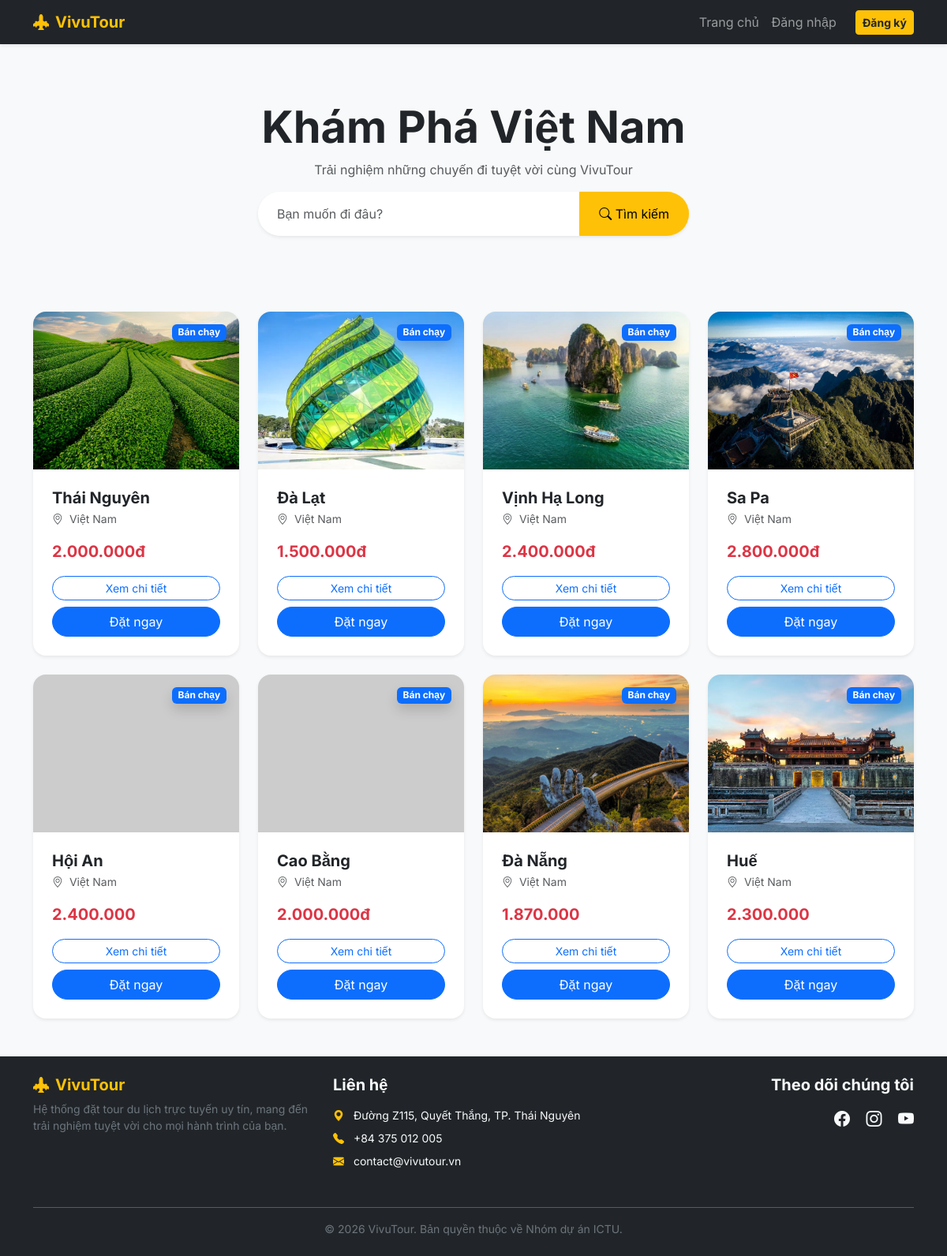
Before: / with the older database file.
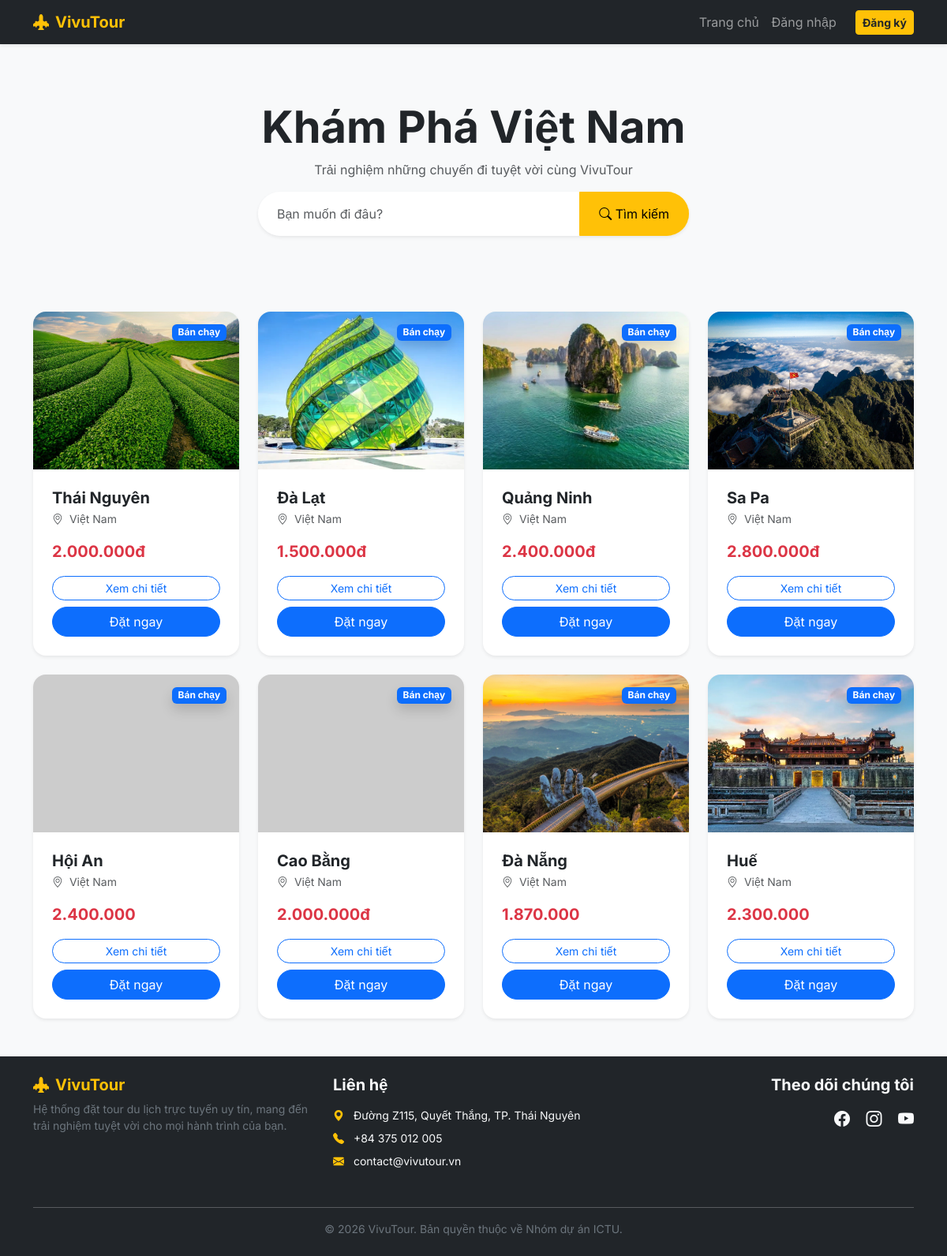
After: the same page with the newer database file.
### app.py (models this page shows)
class Tour(db.Model):
    id = db.Column(db.Integer, primary_key=True)
    name = db.Column(db.String(100), nullable=False)
    price = db.Column(db.String(50), nullable=False)
    image = db.Column(db.String(100), nullable=False)
    description = db.Column(db.Text)  # Cột này sẽ chứa nội dung chi tiết

### app.py (the view)
@app.route('/')
def index():
    search_query = request.args.get('search')
    if search_query:
        all_tours = Tour.query.filter(Tour.name.contains(search_query)).all()
    else:
        all_tours = Tour.query.all()
    return render_template('index.html', tours=all_tours, search_query=search_query)

### templates/index.html (shortened to what this page needs)
{% extends "base.html" %}
{% block content %}
    <div class="text-center py-5">
        <h1 class="display-4 fw-bold text-dark mb-2">Khám Phá Việt Nam</h1>
        <p class="text-muted">Trải nghiệm những chuyến đi tuyệt vời cùng VivuTour</p>
        <div class="row justify-content-center mb-5">
            <div class="col-md-6">
                <form action="{{ url_for('index') }}" method="GET" class="input-group shadow-sm rounded-pill overflow-hidden">
                    <input type="text" name="search" class="form-control border-0 py-3 ps-4"
                           placeholder="Bạn muốn đi đâu?" value="{{ search_query or '' }}">
                    <button class="btn btn-warning px-4" type="submit">
                        <i class="bi bi-search"></i> Tìm kiếm
                    </button>
                </form>
            </div>
        </div>
    </div>
    <div class="row g-4">
        {% for tour in tours %}
        <div class="col-md-6 col-lg-3">
            <div class="card h-100 border-0 shadow-sm rounded-4 overflow-hidden tour-card">
                <div class="position-relative">
                    <img src="{{ url_for('static', filename='images/' + tour.image) }}"
                         class="card-img-top"
                         alt="{{ tour.name }}"
                         style="height:200px; object-fit:cover;"
                         onerror="this.src='https://via.placeholder.com/400x250?text=Du+Lịch'">
                    <span class="position-absolute top-0 end-0 m-3 badge bg-primary shadow">Bán chạy</span>
                </div>
                <div class="card-body d-flex flex-column p-4">
                    <h5 class="card-title fw-bold mb-1">
                        <a href="{{ url_for('tour_detail', tour_id=tour.id) }}" class="text-decoration-none text-dark">
                            {{ tour.name }}
                        </a>
                    </h5>
                    <p class="small text-muted mb-3"><i class="bi bi-geo-alt me-1"></i> Việt Nam</p>
                    <div class="mt-auto">
                        <p class="text-danger fw-bold fs-5 mb-3">{{ tour.price }}</p>
                        <div class="d-grid gap-2">
                            <a href="{{ url_for('tour_detail', tour_id=tour.id) }}" class="btn btn-outline-primary rounded-pill btn-sm">Xem chi tiết</a>
                            <a href="{{ url_for('booking', tour_id=tour.id) }}" class="btn btn-primary rounded-pill">Đặt ngay</a>
                        </div>
                    </div>
                </div>
            </div>
        </div>
        {% endfor %}
    </div>
{% endblock %}

### templates/base.html (shortened to what this page needs)
<!DOCTYPE html>
<html lang="vi">
<head>
    <link href="https://cdn.jsdelivr.net/npm/bootstrap@5.3.0/dist/css/bootstrap.min.css" rel="stylesheet">
    <link rel="stylesheet" href="https://cdn.jsdelivr.net/npm/bootstrap-icons@1.11.1/font/bootstrap-icons.css">
</head>
<body>
    <nav class="navbar navbar-expand-lg navbar-dark bg-dark mb-4">
        <div class="container">
            <a class="navbar-brand fw-bold text-warning" href="{{ url_for('index') }}">
                <i class="bi bi-airplane-engines-fill me-2"></i>VivuTour
            </a>
            <div class="collapse navbar-collapse" id="navbarNav">
                <ul class="navbar-nav ms-auto align-items-center">
                    <li class="nav-item"><a class="nav-link" href="{{ url_for('index') }}">Trang chủ</a></li>
                    {% if current_user.is_authenticated %}
                        {% if current_user.email == 'admin@gmail.com' %}
                            <li class="nav-item"><a class="nav-link text-warning" href="{{ url_for('add_tour') }}">Thêm Tour</a></li>
                        {% endif %}
                        <li class="nav-item"><a class="nav-link" href="{{ url_for('profile') }}">Cá nhân</a></li>
                        <li class="nav-item"><a class="btn btn-outline-light btn-sm ms-lg-3" href="{{ url_for('logout') }}">Đăng xuất</a></li>
                    {% else %}
                        <li class="nav-item"><a class="nav-link" href="{{ url_for('login') }}">Đăng nhập</a></li>
                        <li class="nav-item"><a class="btn btn-warning btn-sm ms-lg-3 text-dark fw-bold" href="{{ url_for('register') }}">Đăng ký</a></li>
                    {% endif %}
                </ul>
            </div>
        </div>
    </nav>
    <div class="container">
        {% block content %}{% endblock %}
    </div>
    <footer class="bg-dark text-light py-4 mt-5">
    <div class="container">
        <div class="row">
            <div class="col-md-4 mb-3">
                <h5 class="text-warning fw-bold"><i class="bi bi-airplane-engines-fill me-2"></i>VivuTour</h5>
                <p class="small text-secondary">Hệ thống đặt tour du lịch trực tuyến uy tín, mang đến trải nghiệm tuyệt vời cho mọi hành trình của bạn.</p>
            </div>
            <div class="col-md-4 mb-3">
                <h5 class="fw-bold mb-3">Liên hệ</h5>
                <ul class="list-unstyled">
                    <li class="mb-2 small">
                        <i class="bi bi-geo-alt-fill text-warning me-2"></i>
                        Đường Z115, Quyết Thắng, TP. Thái Nguyên
                    </li>
                    <li class="mb-2 small">
                        <i class="bi bi-telephone-fill text-warning me-2"></i>
                        +84 375 012 005
                    </li>
                    <li class="mb-2 small">
                        <i class="bi bi-envelope-fill text-warning me-2"></i>
                        contact@vivutour.vn
                    </li>
                </ul>
            </div>
            <div class="col-md-4 mb-3 text-md-end">
                <h5 class="fw-bold mb-3">Theo dõi chúng tôi</h5>
                <a href="#" class="text-light me-3 fs-5"><i class="bi bi-facebook"></i></a>
                <a href="#" class="text-light me-3 fs-5"><i class="bi bi-instagram"></i></a>
                <a href="#" class="text-light fs-5"><i class="bi bi-youtube"></i></a>
            </div>
        </div>
        <hr class="bg-secondary">
        <div class="text-center small text-secondary">
            &copy; 2026 VivuTour. Bản quyền thuộc về Nhóm dự án ICTU.
        </div>
    </div>
</footer>
</body>
</html>

### templates/base.html (style rules this page uses)
body { font-family: 'Inter', sans-serif; background-color: #f8f9fa; }
.navbar { box-shadow: 0 2px 4px rgba(0,0,0,.08); }

Changed rows visible on the page:
changed Tour: name "Vịnh Hạ Long" → "Quảng Ninh"
